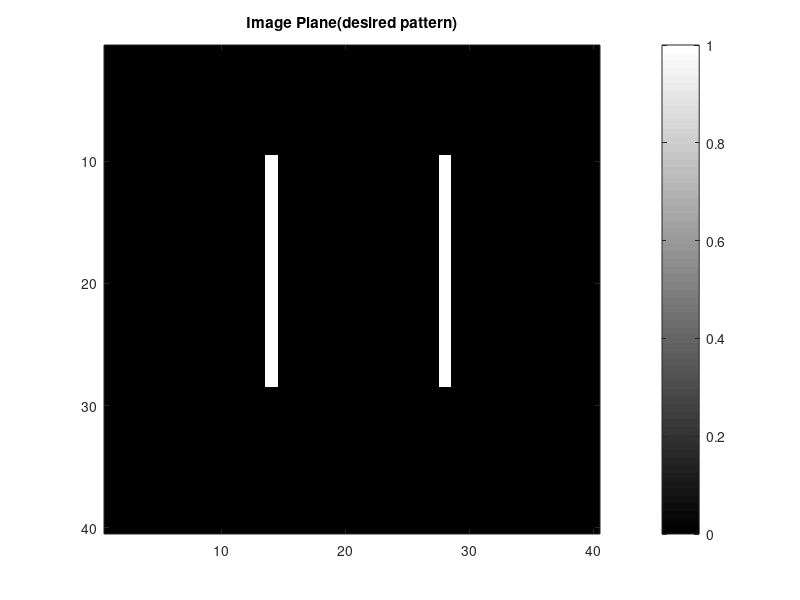

Reproduce this figure in MATLAB. (Note: this script raises an error after producing the figure.)
clc;
clear all;
close all;

% Data of Amplitude on the Image Plane

global lambda k AmpImage N M dW z;

% Data of Amplitude on the Image Plane
%40 by 40 lasers
AmpImage = [0 0 0 0 0 0 0 0 0 0 0 0 0 0 0 0 0 0 0 0 0 0 0 0 0 0 0 0 0 0 0 0 0 0 0 0 0 0 0 0
        0 0 0 0 0 0 0 0 0 0 0 0 0 0 0 0 0 0 0 0 0 0 0 0 0 0 0 0 0 0 0 0 0 0 0 0 0 0 0 0
        0 0 0 0 0 0 0 0 0 0 0 0 0 0 0 0 0 0 0 0 0 0 0 0 0 0 0 0 0 0 0 0 0 0 0 0 0 0 0 0
        0 0 0 0 0 0 0 0 0 0 0 0 0 0 0 0 0 0 0 0 0 0 0 0 0 0 0 0 0 0 0 0 0 0 0 0 0 0 0 0
        0 0 0 0 0 0 0 0 0 0 0 0 0 0 0 0 0 0 0 0 0 0 0 0 0 0 0 0 0 0 0 0 0 0 0 0 0 0 0 0
        0 0 0 0 0 0 0 0 0 0 0 0 0 0 0 0 0 0 0 0 0 0 0 0 0 0 0 0 0 0 0 0 0 0 0 0 0 0 0 0
        0 0 0 0 0 0 0 0 0 0 0 0 0 0 0 0 0 0 0 0 0 0 0 0 0 0 0 0 0 0 0 0 0 0 0 0 0 0 0 0
        0 0 0 0 0 0 0 0 0 0 0 0 0 0 0 0 0 0 0 0 0 0 0 0 0 0 0 0 0 0 0 0 0 0 0 0 0 0 0 0
        0 0 0 0 0 0 0 0 0 0 0 0 0 0 0 0 0 0 0 0 0 0 0 0 0 0 0 0 0 0 0 0 0 0 0 0 0 0 0 0
        0 0 0 0 0 0 0 0 0 0 0 0 0 1 0 0 0 0 0 0 0 0 0 0 0 0 0 1 0 0 0 0 0 0 0 0 0 0 0 0
        0 0 0 0 0 0 0 0 0 0 0 0 0 1 0 0 0 0 0 0 0 0 0 0 0 0 0 1 0 0 0 0 0 0 0 0 0 0 0 0
        0 0 0 0 0 0 0 0 0 0 0 0 0 1 0 0 0 0 0 0 0 0 0 0 0 0 0 1 0 0 0 0 0 0 0 0 0 0 0 0
        0 0 0 0 0 0 0 0 0 0 0 0 0 1 0 0 0 0 0 0 0 0 0 0 0 0 0 1 0 0 0 0 0 0 0 0 0 0 0 0
        0 0 0 0 0 0 0 0 0 0 0 0 0 1 0 0 0 0 0 0 0 0 0 0 0 0 0 1 0 0 0 0 0 0 0 0 0 0 0 0
        0 0 0 0 0 0 0 0 0 0 0 0 0 1 0 0 0 0 0 0 0 0 0 0 0 0 0 1 0 0 0 0 0 0 0 0 0 0 0 0
        0 0 0 0 0 0 0 0 0 0 0 0 0 1 0 0 0 0 0 0 0 0 0 0 0 0 0 1 0 0 0 0 0 0 0 0 0 0 0 0
        0 0 0 0 0 0 0 0 0 0 0 0 0 1 0 0 0 0 0 0 0 0 0 0 0 0 0 1 0 0 0 0 0 0 0 0 0 0 0 0
        0 0 0 0 0 0 0 0 0 0 0 0 0 1 0 0 0 0 0 0 0 0 0 0 0 0 0 1 0 0 0 0 0 0 0 0 0 0 0 0
        0 0 0 0 0 0 0 0 0 0 0 0 0 1 0 0 0 0 0 0 0 0 0 0 0 0 0 1 0 0 0 0 0 0 0 0 0 0 0 0
        0 0 0 0 0 0 0 0 0 0 0 0 0 1 0 0 0 0 0 0 0 0 0 0 0 0 0 1 0 0 0 0 0 0 0 0 0 0 0 0
        0 0 0 0 0 0 0 0 0 0 0 0 0 1 0 0 0 0 0 0 0 0 0 0 0 0 0 1 0 0 0 0 0 0 0 0 0 0 0 0
        0 0 0 0 0 0 0 0 0 0 0 0 0 1 0 0 0 0 0 0 0 0 0 0 0 0 0 1 0 0 0 0 0 0 0 0 0 0 0 0
        0 0 0 0 0 0 0 0 0 0 0 0 0 1 0 0 0 0 0 0 0 0 0 0 0 0 0 1 0 0 0 0 0 0 0 0 0 0 0 0
        0 0 0 0 0 0 0 0 0 0 0 0 0 1 0 0 0 0 0 0 0 0 0 0 0 0 0 1 0 0 0 0 0 0 0 0 0 0 0 0
        0 0 0 0 0 0 0 0 0 0 0 0 0 1 0 0 0 0 0 0 0 0 0 0 0 0 0 1 0 0 0 0 0 0 0 0 0 0 0 0
        0 0 0 0 0 0 0 0 0 0 0 0 0 1 0 0 0 0 0 0 0 0 0 0 0 0 0 1 0 0 0 0 0 0 0 0 0 0 0 0
        0 0 0 0 0 0 0 0 0 0 0 0 0 1 0 0 0 0 0 0 0 0 0 0 0 0 0 1 0 0 0 0 0 0 0 0 0 0 0 0
        0 0 0 0 0 0 0 0 0 0 0 0 0 1 0 0 0 0 0 0 0 0 0 0 0 0 0 1 0 0 0 0 0 0 0 0 0 0 0 0
        0 0 0 0 0 0 0 0 0 0 0 0 0 0 0 0 0 0 0 0 0 0 0 0 0 0 0 0 0 0 0 0 0 0 0 0 0 0 0 0
        0 0 0 0 0 0 0 0 0 0 0 0 0 0 0 0 0 0 0 0 0 0 0 0 0 0 0 0 0 0 0 0 0 0 0 0 0 0 0 0
        0 0 0 0 0 0 0 0 0 0 0 0 0 0 0 0 0 0 0 0 0 0 0 0 0 0 0 0 0 0 0 0 0 0 0 0 0 0 0 0
        0 0 0 0 0 0 0 0 0 0 0 0 0 0 0 0 0 0 0 0 0 0 0 0 0 0 0 0 0 0 0 0 0 0 0 0 0 0 0 0
        0 0 0 0 0 0 0 0 0 0 0 0 0 0 0 0 0 0 0 0 0 0 0 0 0 0 0 0 0 0 0 0 0 0 0 0 0 0 0 0
        0 0 0 0 0 0 0 0 0 0 0 0 0 0 0 0 0 0 0 0 0 0 0 0 0 0 0 0 0 0 0 0 0 0 0 0 0 0 0 0
        0 0 0 0 0 0 0 0 0 0 0 0 0 0 0 0 0 0 0 0 0 0 0 0 0 0 0 0 0 0 0 0 0 0 0 0 0 0 0 0
        0 0 0 0 0 0 0 0 0 0 0 0 0 0 0 0 0 0 0 0 0 0 0 0 0 0 0 0 0 0 0 0 0 0 0 0 0 0 0 0
        0 0 0 0 0 0 0 0 0 0 0 0 0 0 0 0 0 0 0 0 0 0 0 0 0 0 0 0 0 0 0 0 0 0 0 0 0 0 0 0
        0 0 0 0 0 0 0 0 0 0 0 0 0 0 0 0 0 0 0 0 0 0 0 0 0 0 0 0 0 0 0 0 0 0 0 0 0 0 0 0
        0 0 0 0 0 0 0 0 0 0 0 0 0 0 0 0 0 0 0 0 0 0 0 0 0 0 0 0 0 0 0 0 0 0 0 0 0 0 0 0
        0 0 0 0 0 0 0 0 0 0 0 0 0 0 0 0 0 0 0 0 0 0 0 0 0 0 0 0 0 0 0 0 0 0 0 0 0 0 0 0
        ];

PhaseImage = (rand(20, 20) - 0.5);
% AmpImage = AmpImage .* exp(1i * PhaseImage);
figure;
imagesc(abs(AmpImage));
colormap gray
colorbar
title('Image Plane(desired pattern)')

dW = 10e-6; %Spacing between elements
z = 50e-6; % Distance of Image plane from the resonator plane

lambda = 1.550e-6;
k = 2 * pi / lambda;
[N, M] = size(AmpImage); % Image plane discretization size
E_Sample = zeros(N, M); % initial an array to store sample image for calculation

E_Sample = HelperClass.supperposition(E_Sample);

E_Sample = normalize(E_Sample);

figure;
imagesc(abs(E_Sample), [0 1]);
colormap jet
colorbar
title('Sample Plane Amplitude')

figure;
imagesc(angle(E_Sample));
colormap jet
colorbar
title('Sample Plane Phase')

E_Sample_Intensity = (abs(E_Sample)).^2;
E_Sample_Intensity = Binarize(E_Sample_Intensity);
figure;
imagesc(E_Sample_Intensity);
colormap jet
colorbar
title('Sample Plane Intensity (Binarized)')

E_Sample_Phase = quantizePhase(angle(E_Sample));
% E_Sample_Phase = (angle(E_Sample));
figure;
imagesc(E_Sample_Phase);
colormap jet;
colorbar;
title('Sample Plane Quantized Phase');

E_Sample_recovered = E_Sample_Intensity .* exp(-1i * E_Sample_Phase);
E_Image_recovered = supperposition(E_Sample_recovered);
E_Image_recovered = normalize(E_Image_recovered);
figure;
imagesc(abs(E_Image_recovered), [0.1 1]);
colormap jet;
colorbar;
title('Recovered Image Plane Intensity');

function E_Sample = supperposition(E_Sample)

    [M, N] = size(E_Sample);

    for ii = 1:M

        for jj = 1:N

            E_Sample = E_Sample + Green(ii, jj);
        end

    end

end

function quantizedPhase = quantizePhase(Array)

    [M, N] = size(Array);
    quantized = [-pi, -pi / 2, 0, pi / 2, pi]; % four level quantization
% quantized = [-pi,-3*pi / 4 -pi / 2, -pi / 4, 0, pi / 4, pi / 2,3*pi / 4 pi]; % eight level quantization

    for ii = 1:M

        for jj = 1:N
            [~, idx] = min(abs(quantized - Array(ii, jj)));
            Array(ii, jj) = quantized(idx);

        end

    end

    quantizedPhase = Array;
end

function BinarizedArray = Binarize(Array)

    [M, N] = size(Array);

    for ii = 1:M

        for jj = 1:N

            if (Array(ii, jj) >= 0.25)% half amplitude
                Array(ii, jj) = 1;
            else
                Array(ii, jj) = 0;
            end

        end

    end

    BinarizedArray = Array;

end

function E_Sample = Green(coordImageX, coordImageY)

    global lambda k AmpImage N M dW z;
    [N, M] = size(AmpImage);
    amplitude = AmpImage(coordImageX, coordImageY); % inversely solved electric field at the sample plane

    SamplePlane = zeros(N, M); % electric field at sample plane.

    [coordSampleX, coordSampleY] = meshgrid((1:N) * dW, (1:M) * dW);

    for ii = 1:N

        for jj = 1:M

            distance = (((coordImageX - ii) * dW)^2 + ((coordImageY - jj) * dW)^2 + z^2)^(-0.5);
            SamplePlane(ii, jj) = amplitude * distance * exp(1i * k * distance);

        end

    end

    E_Sample = SamplePlane;
end

function normalizedIntensity = normalize(Original)
    [M, N] = size(Original);
    Emax = max(max(abs(Original)));

    for ii = 1:M

        for jj = 1:N

            Original(ii, jj) = Original(ii, jj) / Emax;

        end

    end

    normalizedIntensity = Original;
end
